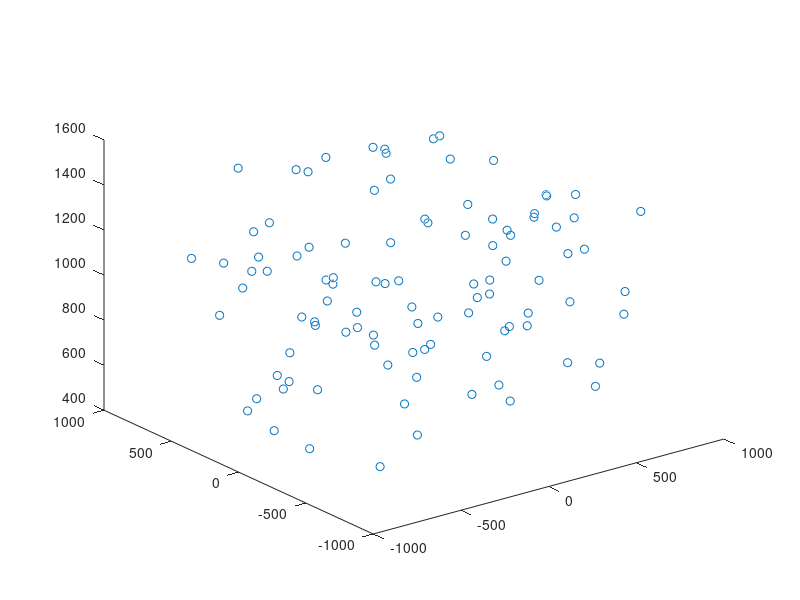

The MATLAB source for this figure: (Note: this script raises an error after producing the figure.)
% parameters %
alpha = pi/4;
beta = pi/4;
gama = pi/4;
Rot_gama = [cos(gama), sin(gama),0; -sin(gama), cos(gama),0; 0,0,1];
Rot_beta = [cos(beta),0, -sin(beta);0,1,0;sin(beta),0,cos(beta)];
Rot_alpha = [1,0,0; 0,cos(alpha),sin(alpha);0,-sin(alpha),cos(alpha)];
Rot = Rot_gama*Rot_beta*Rot_alpha;

image_width = 1280;
image_height = 960;
point_num = 100;
range = 1000;
X(1,:) = 2*range*rand([1,point_num]) - range;
X(2,:) = 1.5*range*rand([1,point_num]) -0.75*range;
X(3,:) = range*rand([1,point_num])+500;
 phi = atan2(X(3,:),X(2,:)); % angle with y axis
 y_phi_array = sqrt(X(3,:).*X(3,:) + X(2,:).*X(2,:));
plot3(X(1,:),X(2,:),X(3,:),'o');
global n1 n2 n3 R r;
n1 = 1.000; % air
n2 = 1.49; % glass
n3 = 1.333; % water

pixel_length = 0.0035;
R = 50; % R 50mm
R_pixel= 50/pixel_length;
r = 46; % r 46mm
r_pixel= 46/pixel_length;
d = 40; % distance between optical center and axis 40mm
d_pixel = 40/pixel_length;
f= 3.7; % pixel 3.5mm
f_pixel = f/pixel_length;
axis_center = [0,0,0];
focal_center = [0,0,d-f];
d1 = d -f;
[c s_d]= solve_c(R,r,X,d1,f);

c_pixel = c/pixel_length;
% v = 30;
% u = 40;


u = f*c(:,1)/(r-d1)/pixel_length + image_width/2;
v = image_height/2 - y_phi_array.*tan(phi)/pixel_length; 
s = (sqrt(f*f*d1*d1-(v*v + f*f)*(d1*d1-r*r))-f*d1)/(v*v+f*f);
r_in = [s*u,s*v,s*f];
r_in_norm = r_in/norm(r_in);
N = [0,s*v,s*f+d1];
N_norm = N/norm(N);
theta_1 = atan(sqrt(u*u+v*v)/f);
r_glass = n1/n2*r_in_norm - (n1/n2*cos(theta_1)-sqrt(1- n1*n1/(n2*n2)*sin(theta_1)*sin(theta_1)))*N_norm;
r_glass_norm = norm(r_glass);
theta_2 = asin(n1*sin(theta_1)/n2);
r_out = n2/n3*r_glass_norm - (n2/n3*cos(theta_2)-sqrt(1- n2*n2/(n3*n3)*sin(theta_2)*sin(theta_2)))*N_norm;
theta_3 = asin(n2*sin(theta_2)/n3);
r_out_mov = [0,0, R- (R-r)*tan(theta_2)*tan(theta_3)-(r-d1)*tan(theta_1)*tan(theta_3)];



 

